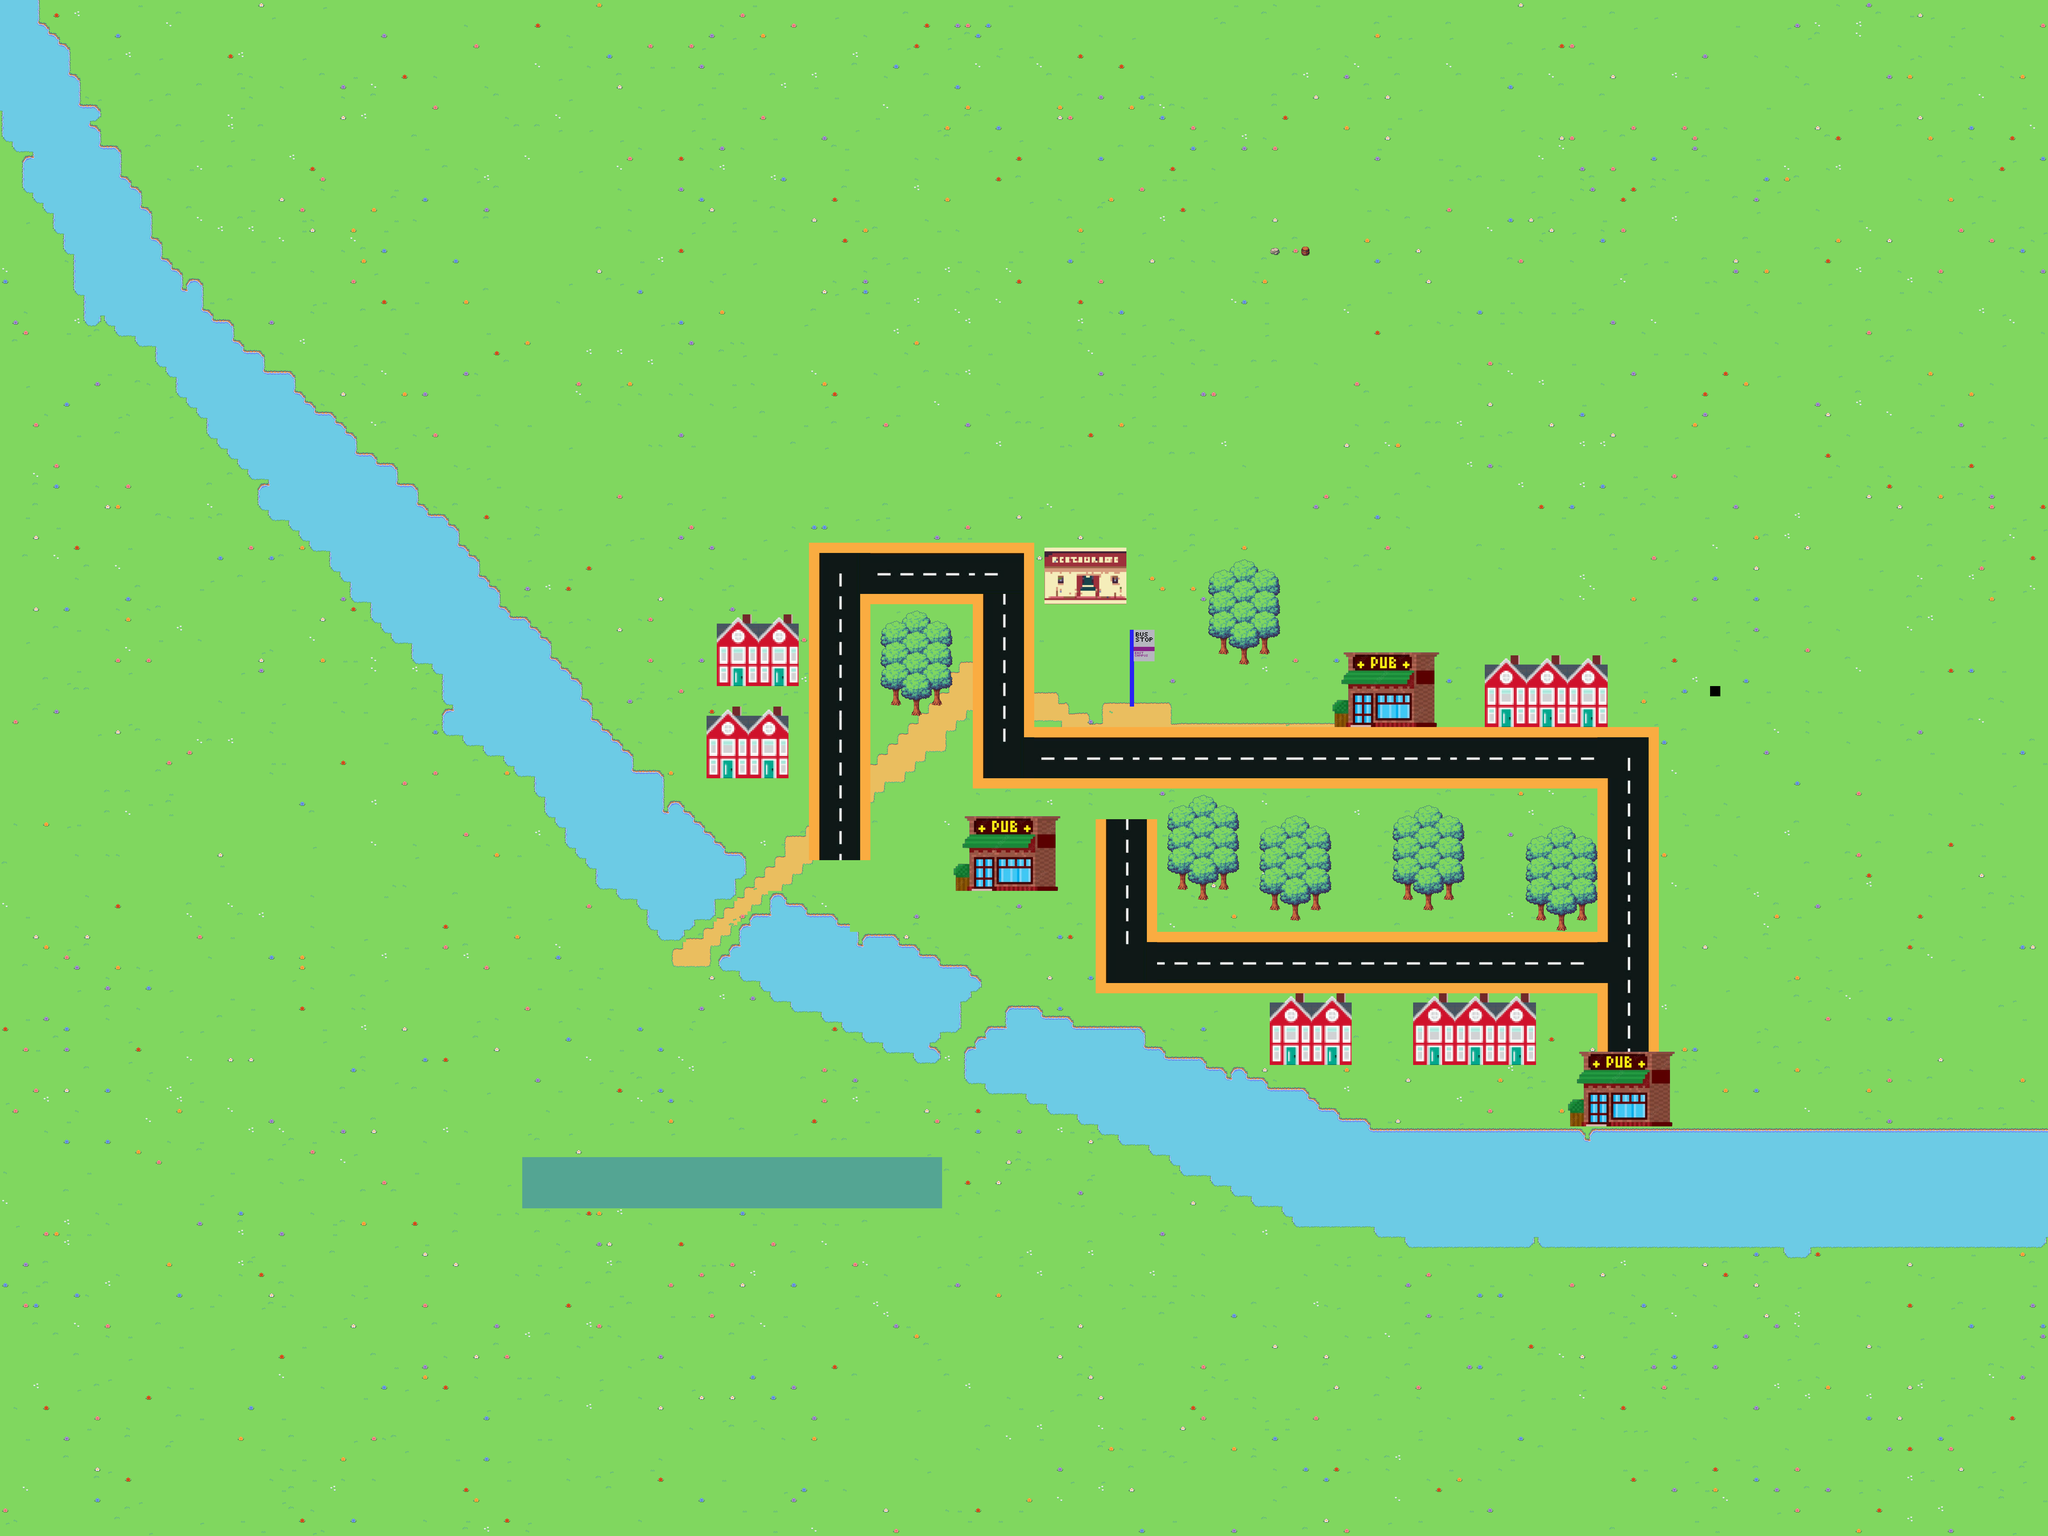

The image is a tile-based game level rendered from a .tmx file. Its description and source (layers, tilesets, objects; grid data summarised) follow:
An orthogonal 200x150 tile map with 24x24 px tiles, 8 tile layers (Ground, plants, decor, Roads, ...), 13 tilesets and 145 objects.

<map version="1.10" tiledversion="1.10.2" orientation="orthogonal" renderorder="left-up" width="200" height="150" tilewidth="24" tileheight="24" infinite="0" nextlayerid="20" nextobjectid="354">
 <tileset firstgid="1" source="Tilemaps/StarRealmsCozyForestPack24x24.tsx" />
 <tileset firstgid="529" source="../East Campus/Tilemaps/StarRealmsCozyForestPack24x24.tsx" />
 <tileset firstgid="1057" source="../East Campus/Tilemaps/piazza.tsx" />
 <tileset firstgid="1273" source="../East Campus/Tilemaps/compsci.tsx" />
 <tileset firstgid="1417" source="Tilemaps/BusStop(town).tsx" />
 <tileset firstgid="1481" source="Tilemaps/road_3.tsx" />
 <tileset firstgid="1577" source="Tilemaps/road_3_rotate.tsx" />
 <tileset firstgid="1673" source="Tilemaps/pub1.tsx" />
 <tileset firstgid="2073" source="Tilemaps/restaurant_pixel_art.tsx" />
 <tileset firstgid="2121" source="Tilemaps/house.tsx" />
 <tileset firstgid="2149" source="Tilemaps/pixilart-yellow.tsx" />
 <tileset firstgid="2150" source="Tilemaps/pixil-frame-0.tsx" />
 <tileset firstgid="2151" source="Tilemaps/road_final.tsx" />
 <layer id="1" name="Ground" width="200" height="150">
  <data>[30000 cells, 30000 non-empty, 17 distinct tile ids]</data>
 </layer>
 <layer id="14" name="plants" width="200" height="150">
  <data>[30000 cells, 28902 non-empty, 17 distinct tile ids]</data>
 </layer>
 <layer id="19" name="decor" width="200" height="150">
  <data>[30000 cells, 0 non-empty, 0 distinct tile ids]</data>
 </layer>
 <layer id="17" name="Roads" width="200" height="150">
  <data>[30000 cells, 1272 non-empty, 130 distinct tile ids]</data>
 </layer>
 <layer id="13" name="lake" width="200" height="150">
  <data>[30000 cells, 2613 non-empty, 14 distinct tile ids]</data>
 </layer>
 <layer id="7" name="trees" width="200" height="150">
  <data>[30000 cells, 462 non-empty, 77 distinct tile ids]</data>
 </layer>
 <layer id="18" name="buildings" width="200" height="150">
  <data>[30000 cells, 845 non-empty, 166 distinct tile ids]</data>
 </layer>
 <layer id="11" name="building top" width="200" height="150">
  <data>[30000 cells, 177 non-empty, 15 distinct tile ids]</data>
 </layer>
 <objectgroup id="3" name="objects">
  <properties>
   <property name="event" value="bus_stop" />
   <property name="location" value="town" />
  </properties>
  <object id="8" x="96.9697" y="3854.55" width="21.2121" height="3.0303" />
  <object id="12" x="2896" y="-2512" />
  <object id="59" x="1108.55" y="1182.11" width="14.9091" height="1729.64" />
  <object id="99" x="1110" y="2884" width="2916" height="24" />
  <object id="144" x="1103.09" y="1176" width="2921.82" height="24" />
  <object id="145" x="4014" y="1176" width="12" height="1728" />
  <object id="184" x="2647.33" y="1631.42" width="11" height="23.583">
   <properties>
    <property name="event" value="bus_stop" />
   </properties>
  </object>
  <object id="185" x="2614" y="1649" width="24" height="16">
   <properties>
    <property name="respawn" type="bool" value="true" />
   </properties>
  </object>
  <object id="187" x="3254.67" y="2649.33" width="455.333" height="242" />
  <object id="189" x="3199.33" y="2648.67" width="54" height="226.667" />
  <object id="190" x="3140" y="2626" width="64.6667" height="250" />
  <object id="191" x="3085.33" y="2601" width="53.3333" height="276.667" />
  <object id="192" x="3029.33" y="2571.67" width="53.3333" height="292.667" />
  <object id="193" x="2971.33" y="2555.67" width="53.3333" height="276.667" />
  <object id="194" x="2916" y="2531" width="53.3333" height="276.667" />
  <object id="195" x="2817.33" y="2501.67" width="53.3333" height="254" />
  <object id="196" x="2767" y="2479.67" width="56.6666" height="276.667" />
  <object id="197" x="2709" y="2480.33" width="56.6666" height="225.334" />
  <object id="198" x="2257.3" y="2457.33" width="90.6666" height="80.6673" />
  <object id="199" x="2621.33" y="2454.67" width="106.667" height="228.667" />
  <object id="200" x="2354.67" y="2384" width="156" height="178.667" />
  <object id="201" x="2356.67" y="2358.67" width="83.3333" height="203.334" />
  <object id="202" x="2493.33" y="2405.33" width="156" height="208.667" />
  <object id="203" x="2311.33" y="2535.67" width="90.6666" height="27.334" />
  <object id="204" x="2408" y="2561.67" width="90.6666" height="27.334" />
  <object id="205" x="2455.33" y="2585.67" width="90.6666" height="27.334" />
  <object id="206" x="2590.67" y="2408.33" width="90.6666" height="48.0007" />
  <object id="207" x="2575.33" y="2633" width="97.9999" height="27.334" />
  <object id="208" x="2529.67" y="2616.33" width="97.9999" height="27.334" />
  <object id="209" x="2842" y="2738.33" width="53.3333" height="38" />
  <object id="210" x="2314.67" y="2407" width="90.6666" height="56.0007" />
  <object id="211" x="2282.97" y="2434.67" width="29.9999" height="30.0007" />
  <object id="212" x="2890" y="2505.67" width="26.6666" height="38" />
  <object id="213" x="2868" y="2529.67" width="53.3333" height="246" />
  <object id="214" x="2888" y="2765" width="53.3333" height="38" />
  <object id="215" x="2936" y="2790.33" width="53.3333" height="38" />
  <object id="216" x="3010" y="2552.33" width="53.3333" height="22.667" />
  <object id="217" x="3007.33" y="2828.67" width="53.3333" height="22.667" />
  <object id="218" x="3035.33" y="2851.33" width="53.3333" height="22.667" />
  <object id="219" x="3727.67" y="2645.67" width="283.333" height="242" />
  <object id="220" x="3693" y="2675" width="59.3333" height="242" />
  <object id="221" x="2198.3" y="2265.33" width="48" height="153.333" />
  <object id="222" x="2152.3" y="2240.67" width="41.3333" height="197.333" />
  <object id="223" x="1801.64" y="2099.33" width="38.6666" height="245.333" />
  <object id="224" x="2021.64" y="2194.67" width="84" height="245.333" />
  <object id="225" x="2064.3" y="2169.33" width="84" height="269.333" />
  <object id="226" x="1854.97" y="2153.33" width="61.3333" height="218.666" />
  <object id="227" x="1922.3" y="2165.33" width="61.3333" height="227.999" />
  <object id="228" x="2141.64" y="2459.33" width="54.6666" height="30.6663" />
  <object id="229" x="1974.97" y="2218" width="54.6666" height="201.333" />
  <object id="230" x="1685.64" y="2239.33" width="54.6666" height="30.6663" />
  <object id="231" x="1710.97" y="2218" width="54.6666" height="30.6663" />
  <object id="232" x="1845.64" y="2146" width="109.333" height="49.333" />
  <object id="233" x="1756.3" y="2144.67" width="54.6666" height="30.6663" />
  <object id="234" x="1829.64" y="2122" width="54.6666" height="222.666" />
  <object id="235" x="1781.64" y="2288.67" width="54.6666" height="30.6663" />
  <object id="236" x="1733.64" y="2264.67" width="54.6666" height="30.6663" />
  <object id="237" x="2066.97" y="2431.33" width="106.667" height="30.6663" />
  <object id="238" x="2209.64" y="2268.67" width="54.6666" height="75.9996" />
  <object id="239" x="1744.3" y="2274" width="54.6666" height="30.6663" />
  <object id="240" x="1895.64" y="2184.67" width="109.333" height="49.333" />
  <object id="241" x="2238.97" y="2291.33" width="54.6666" height="30.6663" />
  <object id="242" x="2256.64" y="2275" width="14.3333" height="61.9996" />
  <object id="243" x="1253.83" y="1497.05" width="34.7424" height="369.121" />
  <object id="244" x="1278.76" y="1545.24" width="32.4545" height="366.576" />
  <object id="245" x="1349.71" y="1646.08" width="33.3333" height="365.606" />
  </objectgroup>
</map>
<!-- 79 of 145 objects omitted -->
